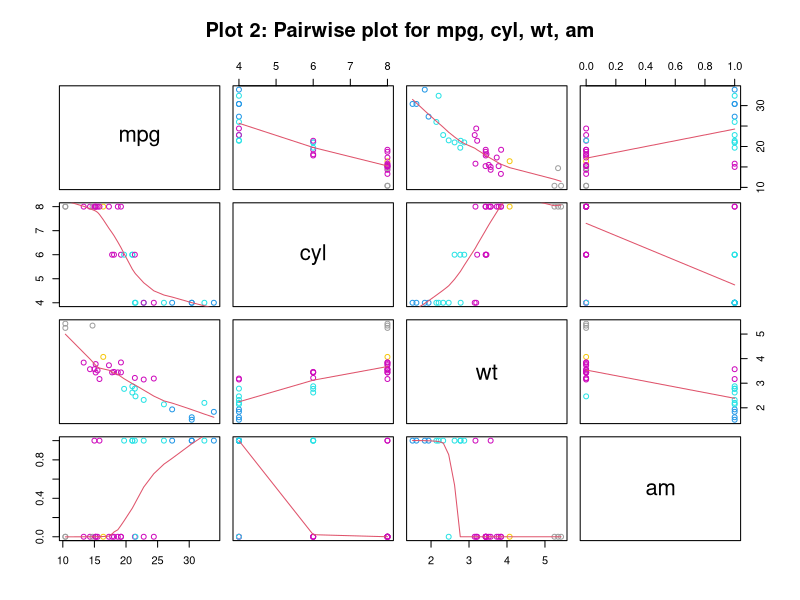

The R source for this figure:
## ---- chunk 1
  mtcars_wca <- mtcars[, c(1, 2, 6, 9)]
  pairs(mtcars_wca, panel=panel.smooth,col=11 + mtcars_wca$w, main="Plot 2: Pairwise plot for mpg, cyl, wt, am")

## ---- chunk 2
  summary(lm(mpg~wt+cyl+am, data=mtcars))$r.squared

## ---- chunk 3
  head(summary(anova(lm(mpg~wt, data=mtcars), lm(mpg~wt+cyl, data=mtcars), lm(mpg~wt+cyl+disp, data=mtcars), lm(mpg~wt+cyl+disp+am, data=mtcars))), 2)

## ---- chunk 4
  
  summary
  
